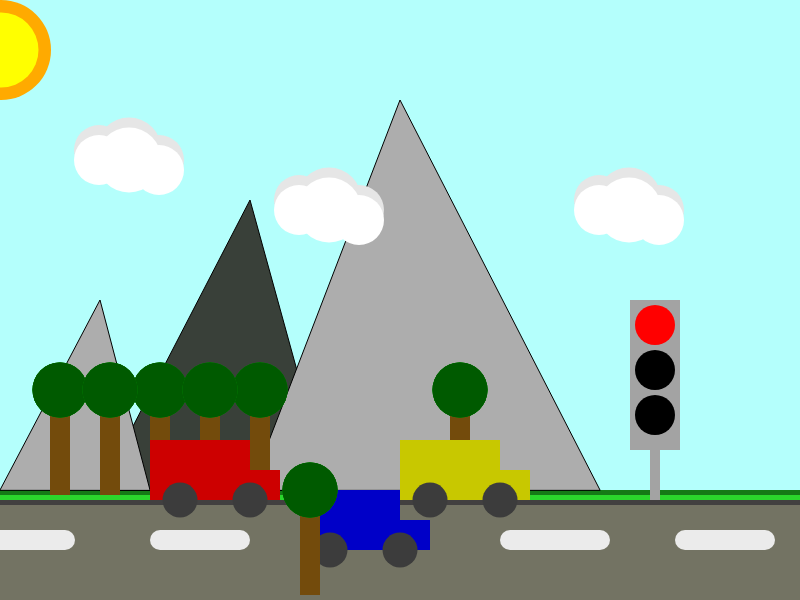
Frame 1 (no input)
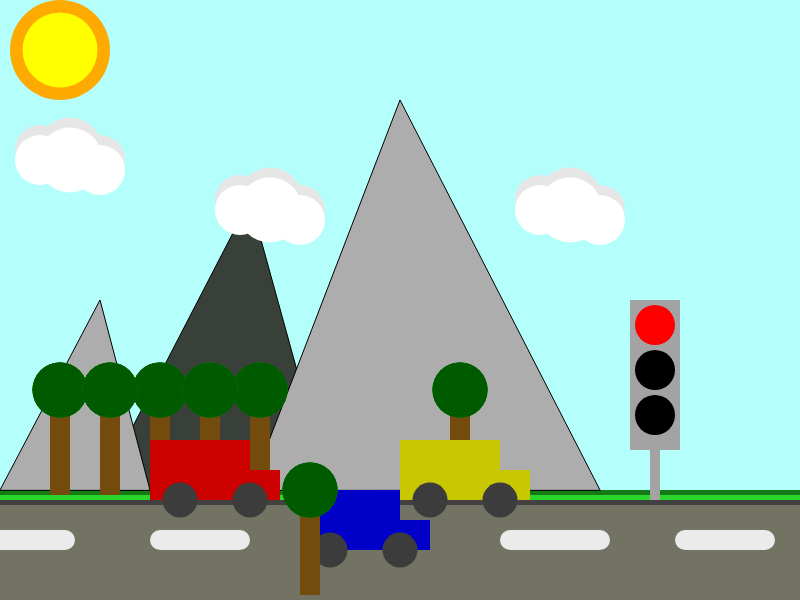
Frame 60 (no input)
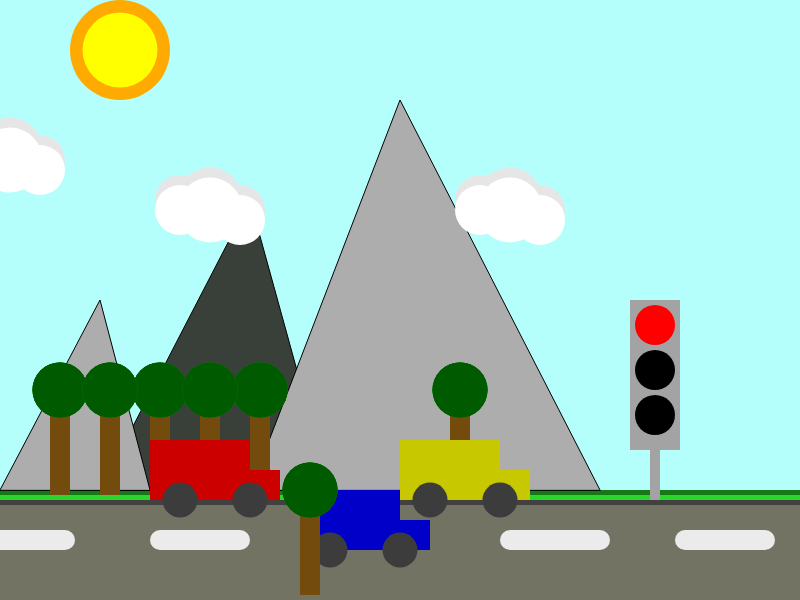
Frame 120 (the mouse pressed at the canvas centre since frame 60)

The p5.js sketch that drew these frames (run headless with seeded random() and noise() and a simulated clock; from frame 60 on, the mouse is pressed at the canvas centre):

// p5.js sketch
// ── sketch.js
let circlelight1 = 'red'
let circlelight2 = 'black'
let circlelight3 = 'black'
let trafficlight = 0
let sunspeed =+ 1

function setup() {
  createCanvas(800, 600);
  frameRate(80);
  

}

function draw() {
  background(220);
  strokeWeight(0);
  fill(180, 255, 252);
  rect(0, 0, 800, 600);

  fill(115, 115, 99);
  rect(0, 500, 800, 100);

  // streepjes op de weg
  fill(235, 235, 235);
  rect(-25, 530, 100, 20, 20);

  rect(150, 530, 100, 20, 20);

  rect(325, 530, 100, 20, 20);

  rect(500, 530, 110, 20, 20);

  rect(675, 530, 100, 20, 20);

  // land schappen
  fill(66, 64, 64);
  rect(0, 500, 800, 5);

  fill(43, 214, 44);
  rect(0, 495, 800, 5);

  fill(21, 122, 22);
  rect(0, 490, 800, 5);

  // bergen
  strokeWeight(1);
  fill(57, 64, 57);
  triangle(100, 490, 250, 200, 330, 490);
  fill(173, 173, 173)
  triangle(0, 490, 100, 300, 150, 490);

  triangle(600, 490, 400, 100, 250, 490);

  // stoplichten
  strokeWeight(0)
  fill(163, 163, 163);
  rect(650, 450, 10, 50);

  rect(630, 300, 50, 150);
  //lichten van stoplicht
  fill(circlelight1);
  circle(655, 325, 40, 40);

  fill(circlelight2);
  circle(655, 370, 40, 40);

  fill(circlelight3);
  circle(655, 415, 40, 40);

  // eerste wolk
  fill(230, 230, 230,);
  circle(600 - frameCount, 200, 50, 50);
  circle(630 - frameCount, 200, 65, 65);
  circle(660 - frameCount, 210, 50, 50);

  fill(255, 255, 255);
  circle(600 - frameCount, 210, 50, 50);
  circle(630 - frameCount, 210, 65, 65);
  circle(660 - frameCount, 220, 50, 50);

  //tweede wolk
  fill(230, 230, 230,);
  circle(300 - frameCount, 200, 50, 50);
  circle(330 - frameCount, 200, 65, 65);
  circle(360 - frameCount, 210, 50, 50);

  fill(255, 255, 255);
  circle(300 - frameCount, 210, 50, 50);
  circle(330 - frameCount, 210, 65, 65);
  circle(360 - frameCount, 220, 50, 50);
  //derde wolk
  fill(230, 230, 230,);
  circle(100 - frameCount, 150, 50, 50);
  circle(130 - frameCount, 150, 65, 65);
  circle(160 - frameCount, 160, 50, 50);

  fill(255, 255, 255);
  circle(100 - frameCount, 160, 50, 50);
  circle(130 - frameCount, 160, 65, 65);
  circle(160 - frameCount, 170, 50, 50);
  if (frameCount == -200) {
    frameCount = 850
  }
  // de zon
  fill(255, 170, 0);
  circle(frameCount, 50, 100, 100);

  fill(255, 255, 0);
  circle(frameCount, 50, 75, 75);
  if (frameCount == 850) {
    frameCount = -50
  }


  //boom1
  fill(115, 75, 12);
  rect(50, 410, 20, 85);
  fill(0, 170, 0);
  circle(60, 390, 55, 55);
  fill(0, 130, 0);
  circle(60, 390, 55, 55);
  fill(0, 100, 0);
  circle(60, 390, 55, 55);
  fill(0, 90, 0);
  circle(60, 390, 55, 55);

  //boom2
  fill(115, 75, 12);
  rect(150, 410, 20, 85);
  fill(0, 170, 0);
  circle(160, 390, 55, 55);
  fill(0, 130, 0);
  circle(160, 390, 55, 55);
  fill(0, 100, 0);
  circle(160, 390, 55, 55);
  fill(0, 90, 0);
  circle(160, 390, 55, 55);

  //boom3
  fill(115, 75, 12);
  rect(250, 410, 20, 85);
  fill(0, 170, 0);
  circle(260, 390, 55, 55);
  fill(0, 130, 0);
  circle(260, 390, 55, 55);
  fill(0, 100, 0);
  circle(260, 390, 55, 55);
  fill(0, 90, 0);
  circle(260, 390, 55, 55);



  //boom5
  fill(115, 75, 12);
  rect(450, 410, 20, 85);
  fill(0, 170, 0);
  circle(460, 390, 55, 55);
  fill(0, 130, 0);
  circle(460, 390, 55, 55);
  fill(0, 100, 0);
  circle(460, 390, 55, 55);
  fill(0, 90, 0);
  circle(460, 390, 55, 55);




  tekenBoom(100, 410);

  tekenBoom(200, 410);

  auto1(300, 100);
  auto2(200, 150);

  // auto 0
  fill(205, 0, 0);
  rect(150, 440, 100, 60);
  rect(250, 470, 30, 30);
  fill(60, 60, 60);
  circle(180, 500, 35, 35);
  circle(250, 500, 35, 35);

  tekenBoom(300, 510);

}
function keyPressed() {
  if (keyCode == ENTER) {
    trafficlight = trafficlight + 1

    if (trafficlight > 2) {
      trafficlight = 0
    }
    if (trafficlight == 0) {
      circlelight1 = 'red'
      circlelight2 = 'black'
      circlelight3 = 'black'
    }
    else if (trafficlight == 1) {
      circlelight1 = 'black'
      circlelight2 = 'black'
      circlelight3 = 'green'

    }
    else if (trafficlight == 2) {
      circlelight1 = 'black'
      circlelight2 = 'orange'
      circlelight3 = 'black'
    }
  }
}
function tekenBoom(xPos, yPos) {
  fill(115, 75, 12);
  rect(xPos, yPos, 20, 85);
  fill(0, 170, 0);
  circle(xPos + 10, yPos - 20, 55, 55);
  fill(0, 130, 0);
  circle(xPos + 10, yPos - 20, 55, 55);
  fill(0, 100, 0);
  circle(xPos + 10, yPos - 20, 55, 55);
  fill(0, 90, 0);
  circle(xPos + 10, yPos - 20, 55, 55);
}
function auto1(xPos1, yPos1) {
  fill(200, 200, 0);
  rect(xPos1 + 100, yPos1 + 340, 100, 60);
  rect(xPos1 + 200, yPos1 + 370, 30, 30);
  fill(60, 60, 60);
  circle(xPos1 + 130, yPos1 + 400, 35, 35);
  circle(xPos1 + 200, yPos1 + 400, 35, 35);
}
function auto2(xpos2, yPos2) {
  fill(0, 0, 200);
  rect(xpos2 + 100, yPos2 + 340, 100, 60);
  rect(xpos2 + 200, yPos2 + 370, 30, 30);
  fill(60, 60, 60);
  circle(xpos2 + 130, yPos2 + 400, 35, 35);
  circle(xpos2 + 200, yPos2 + 400, 35, 35);
}
